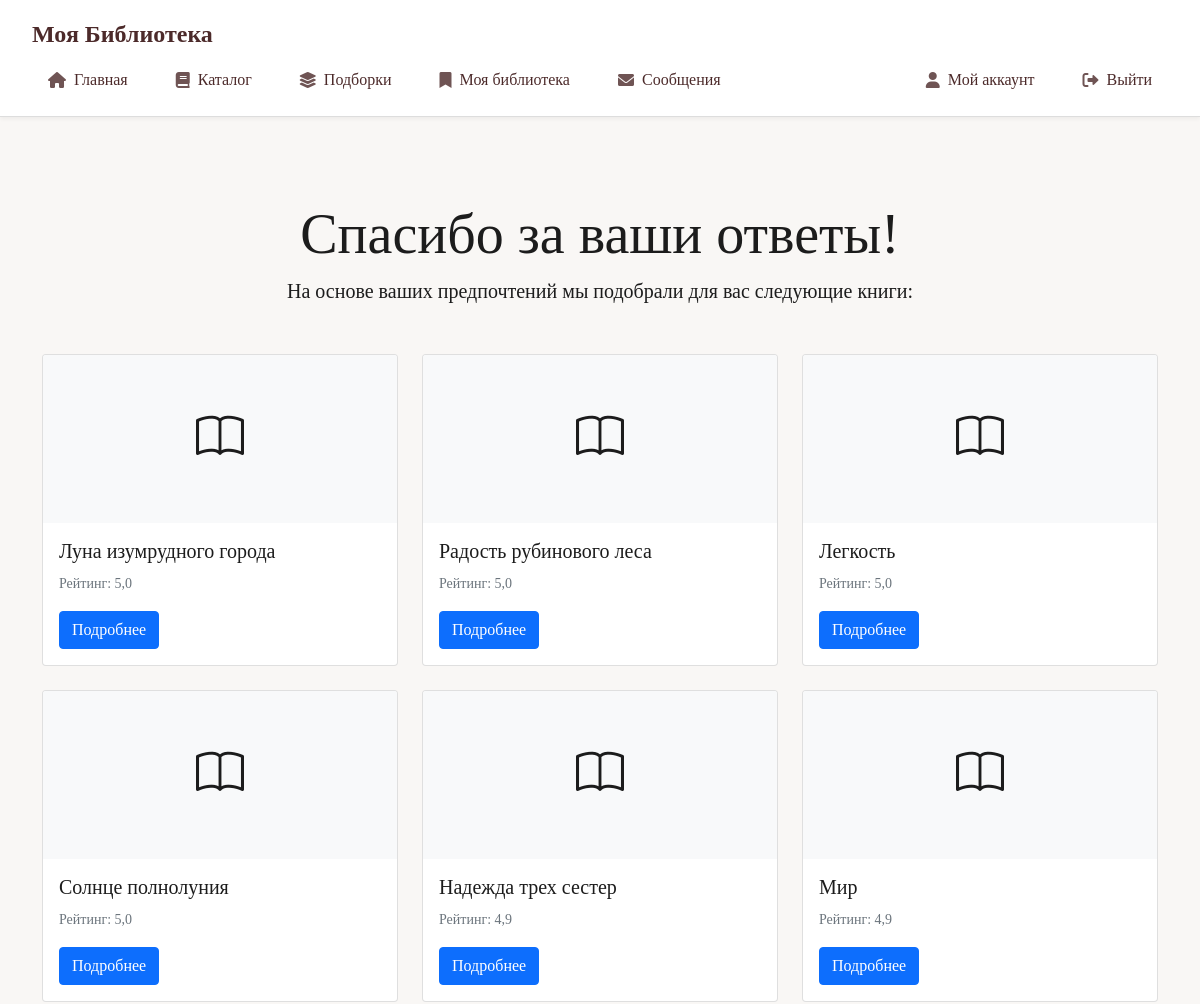
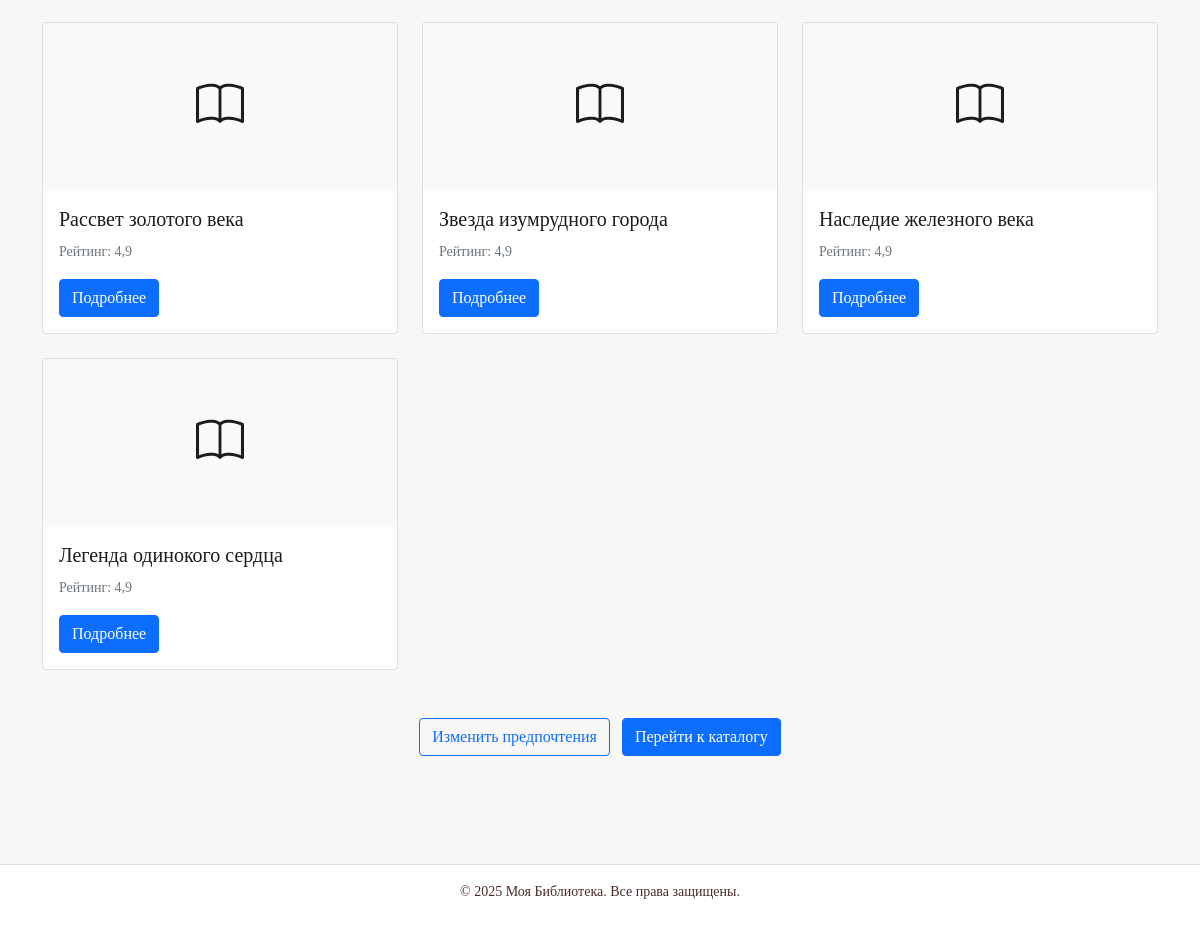
Page /recommendations/survey/complete/ (signed in) on the committed database (2 pictures, top to bottom).
### books/models.py (models this page shows, shortened)
class Book(models.Model):
    GENRE_CHOICES = [
        ("fantasy", "Фэнтези"),
        ("sci_fi", "Фантастика"),
        ("thriller_horror", "Триллеры и хорроры"),
        ("detective", "Детективы"),
        ("romance", "Романтика"),
        ("classic", "Классика"),
        ("prose", "Проза"),
        ("history", "История"),
        ("biography", "Биографии и мемуары"),
        ("psychology", "Психология"),
        ("self_help", "Саморазвитие"),
        ("business", "Бизнес"),
        ("health", "Здоровье"),
        ("young_adult", "Young Adult"),
        ("non_fiction", "Нон-фикшн"),
        ("comics", "Комиксы и графические романы"),
        ("children", "Детям"),
        ("audio", "Аудиокнига"),
        ("drama", "Драма"),
        ("other", "Другое")
    ]
    title = models.CharField(
        max_length=255,
        verbose_name='Название',
        help_text='Обязательное поле. Введите название книги.'
    )
    authors = models.ManyToManyField(
        Author,
        related_name='books',
        verbose_name='Авторы',
        help_text='Обязательное поле. Выберите одного или нескольких авторов.'
    )
    pages = models.PositiveIntegerField(
        verbose_name='Количество страниц',
        help_text='Обязательное поле. Укажите общее количество страниц в книге.',
        default=1  # Значение по умолчанию
    )
    description = models.TextField(
        verbose_name='Описание',
        blank=True,
        help_text='Добавьте описание книги.'
    )
    cover = models.ImageField(
        upload_to='book_covers/',
        null=True,
        blank=True,
        verbose_name='Обложка'
    )
    published_date = models.DateField(
        null=True,
        blank=True,
        verbose_name='Дата публикации'
    )
    genre = models.CharField(
        max_length=50,
        choices=GENRE_CHOICES,
        default='other',
        verbose_name='Жанр'
    )
    world_rating = models.FloatField(
        null=True,
        blank=True,
        verbose_name='Мировой рейтинг'
    )
    site_rating = models.FloatField(
        default=0,
        verbose_name='Рейтинг на сайте'
    )
    isbn = models.CharField(
        max_length=13,
        blank=True,
        null=True,
        verbose_name='ISBN',
        help_text='Международный стандартный книжный номер'
    )
    online_sources = models.JSONField(
        default=dict,
        blank=True,
        verbose_name='Ссылки для чтения',
        help_text='Укажите ссылки на сайты, где можно прочитать книгу онлайн'
    )
    book_id = models.CharField(
        max_length=100,
        unique=True,
        blank=True,
        null=True,
        verbose_name="Внешний ID книги"
    )
    openlibrary_id = models.CharField(
        max_length=100,
        blank=True,
        verbose_name="ID в OpenLibrary"
    )
    is_approved = models.BooleanField(
        default=False,
        verbose_name='Одобрено модератором'
    )
    created_at = models.DateTimeField(
        auto_now_add=True,
        verbose_name='Дата добавления'
    )
    updated_at = models.DateTimeField(
        auto_now=True,
        verbose_name='Дата обновления'
    )
    submitted_by = models.ForeignKey(
        User,
        on_delete=models.SET_NULL,
        null=True,
        related_name='submitted_books',
        verbose_name='Добавил'
    )
    moderation_comment = models.TextField(
        blank=True,
        null=True,
        verbose_name='Комментарий для модератора'
    )
    rejection_reason = models.TextField(
        blank=True,
        null=True,
        verbose_name='Причина отклонения'
    )
    class Meta:
        verbose_name = 'Книга'
        verbose_name_plural = 'Книги'
        ordering = ['-created_at']

### recommendations/views.py (the view)
# urls.py: path('survey/complete/', views.survey_complete, name='survey_complete'),
@login_required
def survey_complete(request):
    recommendations = get_book_recommendations(request.user.id)
    return render(request, 'recommendations/survey_complete.html', {
        'recommendations': recommendations
    })

### main_admin/context_processors.py (called while the page is built, shortened)
def site_settings(request):
    if not request.path.startswith('/admin/'):
        return {}

### recommendations/utils.py (called while the page is built)
def seed_books(selected_genres: List[str], banned_genres: List[str], limit: int = 50) -> List[Book]:
    qs = (Book.objects
              .filter(is_approved=True, world_rating__gte=4.8)
              .exclude(genre__in=banned_genres))
    if selected_genres:
        qs = qs.filter(genre__in=selected_genres)
    return qs.order_by('-world_rating')[:limit]

def get_user_genre_preferences(user_id: int) -> Dict[str, int]:
    preferences = UserGenrePreference.objects.filter(user_id=user_id)
    return {pref.genre: pref.weight for pref in preferences}

def get_book_recommendations(user_id: int, limit: int = 10) -> List[Dict[str, Any]]:
    try:
        profile = UserSurveyProfile.objects.get(user_id=user_id)
    except UserSurveyProfile.DoesNotExist:
        return []
    genre_prefs = get_user_genre_preferences(user_id)
    preferred_genres = [genre for genre, weight in genre_prefs.items() if weight > 0]
    banned_genres = [genre for genre, weight in genre_prefs.items() if weight < 0]
    recommendations = seed_books(preferred_genres, banned_genres, limit * 2)
    return recommendations.values('id', 'title', 'world_rating')[:limit]

### users/models.py (called while the page is built)
    @property
    def has_unread_messages(self):
        return self.moderator_messages.filter(is_read=False).exists()

### recommendations/templates/recommendations/survey_complete.html (shortened to what this page needs)
{% extends 'base.html' %}
{% load static %}
{% block content %}
<div class="container py-5">
    <div class="text-center mb-5">
        <h1 class="display-4">Спасибо за ваши ответы!</h1>
        <p class="lead">На основе ваших предпочтений мы подобрали для вас следующие книги:</p>
    </div>
    {% if recommendations %}
    <div class="row row-cols-1 row-cols-md-3 g-4">
        {% for book in recommendations %}
        <div class="col">
            <div class="card h-100">
                {% if book.cover %}
                <img src="{{ book.cover.url }}" class="card-img-top" alt="{{ book.title }}">
                {% else %}
                <div class="card-img-top bg-light text-center py-5">
                    <i class="bi bi-book" style="font-size: 3rem;"></i>
                </div>
                {% endif %}
                <div class="card-body">
                    <h5 class="card-title">{{ book.title }}</h5>
                    <p class="card-text">
                        <small class="text-muted">Рейтинг: {{ book.world_rating|floatformat:1 }}</small>
                    </p>
                    <a href="{% url 'books:detail' book.id %}" class="btn btn-primary">Подробнее</a>
                </div>
            </div>
        </div>
        {% endfor %}
    </div>
    {% else %}
    <div class="alert alert-info" role="alert">
        К сожалению, мы пока не можем предложить вам книги на основе ваших предпочтений.
        Попробуйте изменить критерии поиска или вернуться позже.
    </div>
    {% endif %}
    <div class="text-center mt-5">
        <a href="{% url 'recommendations:survey' %}" class="btn btn-outline-primary me-2">Изменить предпочтения</a>
        <a href="{% url 'books:catalog' %}" class="btn btn-primary">Перейти к каталогу</a>
    </div>
</div>
{% endblock %}

### main_admin/static/css/style.css (style rules this page uses)
:root { --bg-color: #f9f7f5; --accent-color: #4c2a2a; --text-color: #1c1c1c; --nav-text-color: #4c2a2a; --font-serif: "Georgia", serif; --border-color: #ddd; --border-radius: 8px; }
* { margin: 0; padding: 0; box-sizing: border-box; }
body { font-family: var(--font-serif); background-color: var(--bg-color); color: var(--text-color); }

### rows in the picture
Book: title "Луна изумрудного города", world_rating "5,0"
Book: title "Радость рубинового леса", world_rating "5,0"
Book: title "Легкость", world_rating "5,0"
Book: title "Солнце полнолуния", world_rating "5,0"
Book: title "Надежда трех сестер", world_rating "4,9"
Book: title "Мир", world_rating "4,9"
Book: title "Рассвет золотого века", world_rating "4,9"
Book: title "Звезда изумрудного города", world_rating "4,9"
Book: title "Наследие железного века", world_rating "4,9"
Book: title "Легенда одинокого сердца", world_rating "4,9"
